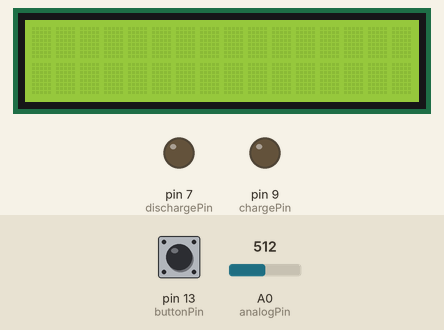
Simulated run of this sketch. Board: Arduino Uno, built with avr-gcc and run on an emulated ATmega328P. Shown: 16×2 character LCD, output pins drawn as LEDs (lit = HIGH). The test bench sets the inputs (shaded band); at power-on: pin 13 (buttonPin) LOW, A0 (analogPin) = 512. What the sketch prints to the serial monitor is not drawn.

Above: at 1.2 s.
1.3 s: pin 13 (buttonPin) pulled HIGH for 0.3 s
At 1.9 s:
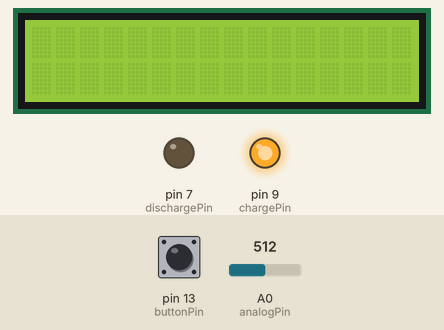
3.1 s: A0 (analogPin) set to 657
4.6 s: A0 (analogPin) set to 0
6.1 s: pin 13 (buttonPin) pulled HIGH for 1 s
8.6 s: A0 (analogPin) set to 716
Timing chart, 0 to 11.1 s (numbered marks = the images above; inputs shaded):
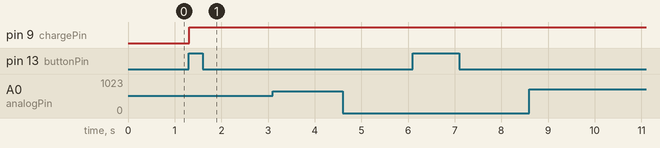

The sketch:

CapacitdanceMeterSerial.ino
```cpp
 #include <LiquidCrystal.h>
 LiquidCrystal lcd(8, 6, 5, 4, 3, 2);

 float R1 = 10;                   // variable to store the R1 value
 float R2 = 1000;                  // variable to store the R2 value
 float R3 = 100000;                 // variable to store the R3 value
 float R4 = 10000000;                // variable to store the R4 value


 int analogPin = 0;               // analog pin for measuring capacitor voltage
 int dischargePin = 7;
 int chargePin = 9;
 int buttonPin = 13;

 int complete = 0;

 float startTime;
 float elapsedTime;

 float microFarads;               // floating point variable to preserve precision, make calculations
 float nanoFarads;

void setup() {

  lcd.begin(16, 2);
  Serial.begin(9600);

  pinMode(dischargePin, INPUT);
  pinMode(chargePin, INPUT);
  pinMode(buttonPin, INPUT);
}


void loop() {

  if (digitalRead(buttonPin)==HIGH) {

  //charge:
  startTime = millis();
  pinMode(chargePin, OUTPUT);
  digitalWrite(chargePin, HIGH);                    // set chargePin HIGH and capacitor charging
  while(analogRead(analogPin) < 647)  {}           // 647 is 63.2% of 1023, which corresponds to full-scale voltage
  elapsedTime= millis() - startTime;
  pinMode(chargePin, INPUT);                   // set charge pin to  LOW

  //math:
  if (chargePin==9) {
  microFarads = (elapsedTime / R1) * 1000;
  }
  if (chargePin==10) {
  microFarads = (elapsedTime / R2) * 1000;
  }
  if (chargePin==11) {
  microFarads = (elapsedTime / R3) * 1000;
  }
  if (chargePin==12) {
  microFarads = (elapsedTime / R4) * 1000;
  }


  //discharge:
  pinMode(dischargePin, OUTPUT);                  // set discharge pin to output
  digitalWrite(dischargePin, LOW);                // set discharge pin LOW
  while(analogRead(analogPin) > 0){}              // wait until capacitor is completely discharged
  pinMode(dischargePin, INPUT);

  //adjust
  if(elapsedTime<75 && chargePin!=12&&complete>0) {
    chargePin++;
  }


  //display
  if (microFarads >= 1){
  lcd.setCursor(0, 0);
  Serial.print((long)microFarads);                  // print the value to serial port
  Serial.print(" microFarads");                   // print units and carriage return
  } else {
  nanoFarads = microFarads * 1000.0;
  lcd.setCursor(0, 0);  // multiply by 1000 to convert to nanoFarads (10^-9 Farads)
  Serial.print((long)nanoFarads);                   // print the value to serial port
  Serial.print(" nanoFarads");
  }
  Serial.print(elapsedTime);
  Serial.print(" ");
  Serial.println(chargePin);

  complete++;

  } else {

    complete=0;
    chargePin=9;
    delay(250);

  }

}


  /* raw = analogRead(1);            // Reads the Input PIN
  Vout = (5.0 / 1023.0) * raw;    // Calculates the Voltage on th Input PIN
  buffer = (Vin / Vout) - 1;
  R2 = R1 / buffer * 1000;
  delay(5);
  raw = analogRead(1);            // Reads the Input PIN
  Vout = (5.0 / 1023.0) * raw;    // Calculates the Voltage on th Input PIN
  buffer = (Vin / Vout) - 1;
  R2 = R1 / buffer * 1000;
  if (R2 < 1.25 && R2 > 0.75) {
  R3 = round(R2);
  R4 = R3;
  } else if (R2 < 12.5 && R2 > 7.5) {
  R3 = R2 / 10;
  R3 = round(R3);
  R4 = R3 * 10;
  } else if (R2 < 125 && R2 > 75) {
  R3 = R2 / 100;
  R3 = round(R3);
  R4 = R3 * 100;
  } else if (R2 < 1250 && R2 > 750) {
  R3 = R2 / 1000;
  R3 = round(R3);
  R4 = R3 * 1000;
  } else if (R2 < 12500 && R2 > 7500) {
  R3 = R2 / 10000;
  R3 = round(R3);
  R4 = R3 * 10000;
  } else if (R2 < 125000 && R2 > 75000) {
  R3 = R2 / 100000;
  R3 = round(R3);
  R4 = R3 * 100000;
  } else if (R2 < 1250000 && R2 > 750000) {
  R3 = R2 / 1000000;
  R3 = round(R3);
  R4 = R3 * 1000000;
  } else if (R2 < 12500000 && R2 > 7500000) {
  R3 = R2 / 10000000;
  R3 = round(R3);
  R4 = R3 * 10000000; } */
```

Measured:
- after the input at 1.3 s, pin 9 (chargePin): LOW → HIGH at once
- after the input at 4.6 s, every drawn part: stays the same
